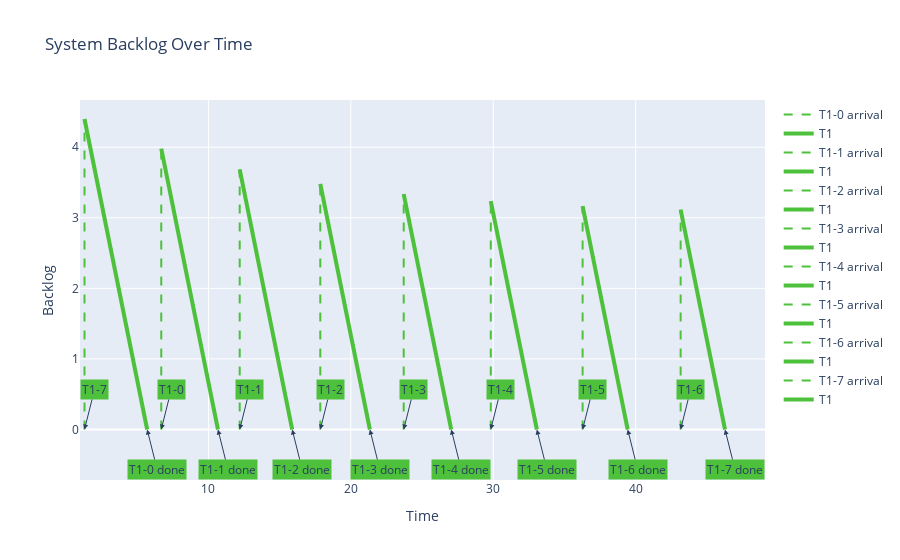

Notebook source saved alongside this figure:
### Code cell
interval = 50

P = Uniprocessor(policy="FIFO", taskload=taskload)
WL = P.get_workload_until(interval)
T = get_periodic_tasks_hyperperiod(taskload)
PM = PlotManager(WL)
myfig = PM.plot_backlog()
myfig.show()
previewer(myfig)

### Figure 1 — Plotly figure (JSON) as saved in the notebook; plotly's stock layout.template omitted (floating-point values rounded to 4 significant figures)
{"data": [{"line": {"color": "#4EC13C", "dash": "dash", "width": 2}, "mode": "lines", "name": "T1-0 arrival", "type": "scatter", "x": [1.3, 1.3], "y": [0, 4.4]}, {"line": {"color": "#4EC13C", "width": 4}, "mode": "lines", "name": "T1", "type": "scatter", "x": [1.3, 5.7], "y": [4.4, 0]}, {"line": {"color": "#4EC13C", "dash": "dash", "width": 2}, "mode": "lines", "name": "T1-1 arrival", "type": "scatter", "x": [6.69, 6.69], "y": [0, 3.98]}, {"line": {"color": "#4EC13C", "width": 4}, "mode": "lines", "name": "T1", "type": "scatter", "x": [6.69, 10.67], "y": [3.98, 0]}, {"line": {"color": "#4EC13C", "dash": "dash", "width": 2}, "mode": "lines", "name": "T1-2 arrival", "type": "scatter", "x": [12.2, 12.2], "y": [0, 3.686]}, {"line": {"color": "#4EC13C", "width": 4}, "mode": "lines", "name": "T1", "type": "scatter", "x": [12.2, 15.88], "y": [3.686, 0]}, {"line": {"color": "#4EC13C", "dash": "dash", "width": 2}, "mode": "lines", "name": "T1-3 arrival", "type": "scatter", "x": [17.86, 17.86], "y": [0, 3.48]}, {"line": {"color": "#4EC13C", "width": 4}, "mode": "lines", "name": "T1", "type": "scatter", "x": [17.86, 21.34], "y": [3.48, 0]}, {"line": {"color": "#4EC13C", "dash": "dash", "width": 2}, "mode": "lines", "name": "T1-4 arrival", "type": "scatter", "x": [23.71, 23.71], "y": [0, 3.336]}, {"line": {"color": "#4EC13C", "width": 4}, "mode": "lines", "name": "T1", "type": "scatter", "x": [23.71, 27.05], "y": [3.336, 0]}, {"line": {"color": "#4EC13C", "dash": "dash", "width": 2}, "mode": "lines", "name": "T1-5 arrival", "type": "scatter", "x": [29.83, 29.83], "y": [0, 3.235]}, {"line": {"color": "#4EC13C", "width": 4}, "mode": "lines", "name": "T1", "type": "scatter", "x": [29.83, 33.06], "y": [3.235, 0]}, {"line": {"color": "#4EC13C", "dash": "dash", "width": 2}, "mode": "lines", "name": "T1-6 arrival", "type": "scatter", "x": [36.27, 36.27], "y": [0, 3.165]}, {"line": {"color": "#4EC13C", "width": 4}, "mode": "lines", "name": "T1", "type": "scatter", "x": [36.27, 39.44], "y": [3.165, 0]}, {"line": {"color": "#4EC13C", "dash": "dash", "width": 2}, "mode": "lines", "name": "T1-7 arrival", "type": "scatter", "x": [43.16, 43.16], "y": [0, 3.115]}, {"line": {"color": "#4EC13C", "width": 4}, "mode": "lines", "name": "T1", "type": "scatter", "x": [43.16, 46.27], "y": [3.115, 0]}], "layout": {"annotations": [{"arrowhead": 2, "ax": 10, "ay": -40, "bgcolor": "#4EC13C", "showarrow": true, "text": "T1-7", "x": 1.3, "y": 0}, {"arrowhead": 2, "ax": 10, "ay": 40, "bgcolor": "#4EC13C", "showarrow": true, "text": "T1-0 done", "x": 5.7, "y": 0}, {"arrowhead": 2, "ax": 10, "ay": -40, "bgcolor": "#4EC13C", "showarrow": true, "text": "T1-0", "x": 6.69, "y": 0}, {"arrowhead": 2, "ax": 10, "ay": 40, "bgcolor": "#4EC13C", "showarrow": true, "text": "T1-1 done", "x": 10.67, "y": 0}, {"arrowhead": 2, "ax": 10, "ay": -40, "bgcolor": "#4EC13C", "showarrow": true, "text": "T1-1", "x": 12.2, "y": 0}, {"arrowhead": 2, "ax": 10, "ay": 40, "bgcolor": "#4EC13C", "showarrow": true, "text": "T1-2 done", "x": 15.88, "y": 0}, {"arrowhead": 2, "ax": 10, "ay": -40, "bgcolor": "#4EC13C", "showarrow": true, "text": "T1-2", "x": 17.86, "y": 0}, {"arrowhead": 2, "ax": 10, "ay": 40, "bgcolor": "#4EC13C", "showarrow": true, "text": "T1-3 done", "x": 21.34, "y": 0}, {"arrowhead": 2, "ax": 10, "ay": -40, "bgcolor": "#4EC13C", "showarrow": true, "text": "T1-3", "x": 23.71, "y": 0}, {"arrowhead": 2, "ax": 10, "ay": 40, "bgcolor": "#4EC13C", "showarrow": true, "text": "T1-4 done", "x": 27.05, "y": 0}, {"arrowhead": 2, "ax": 10, "ay": -40, "bgcolor": "#4EC13C", "showarrow": true, "text": "T1-4", "x": 29.83, "y": 0}, {"arrowhead": 2, "ax": 10, "ay": 40, "bgcolor": "#4EC13C", "showarrow": true, "text": "T1-5 done", "x": 33.06, "y": 0}, {"arrowhead": 2, "ax": 10, "ay": -40, "bgcolor": "#4EC13C", "showarrow": true, "text": "T1-5", "x": 36.27, "y": 0}, {"arrowhead": 2, "ax": 10, "ay": 40, "bgcolor": "#4EC13C", "showarrow": true, "text": "T1-6 done", "x": 39.44, "y": 0}, {"arrowhead": 2, "ax": 10, "ay": -40, "bgcolor": "#4EC13C", "showarrow": true, "text": "T1-6", "x": 43.16, "y": 0}, {"arrowhead": 2, "ax": 10, "ay": 40, "bgcolor": "#4EC13C", "showarrow": true, "text": "T1-7 done", "x": 46.27, "y": 0}], "showlegend": true, "title": {"text": "System Backlog Over Time"}, "xaxis": {"title": {"text": "Time"}}, "yaxis": {"title": {"text": "Backlog"}}}}
